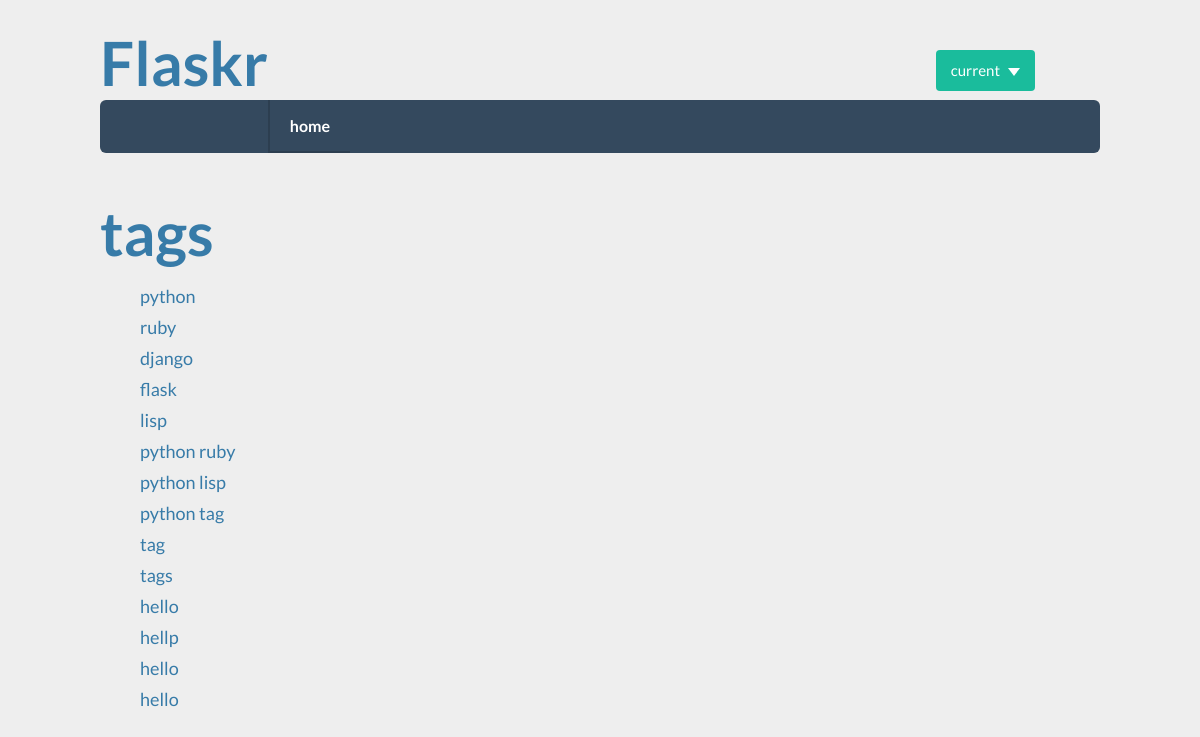
The app's page /tags, older data.
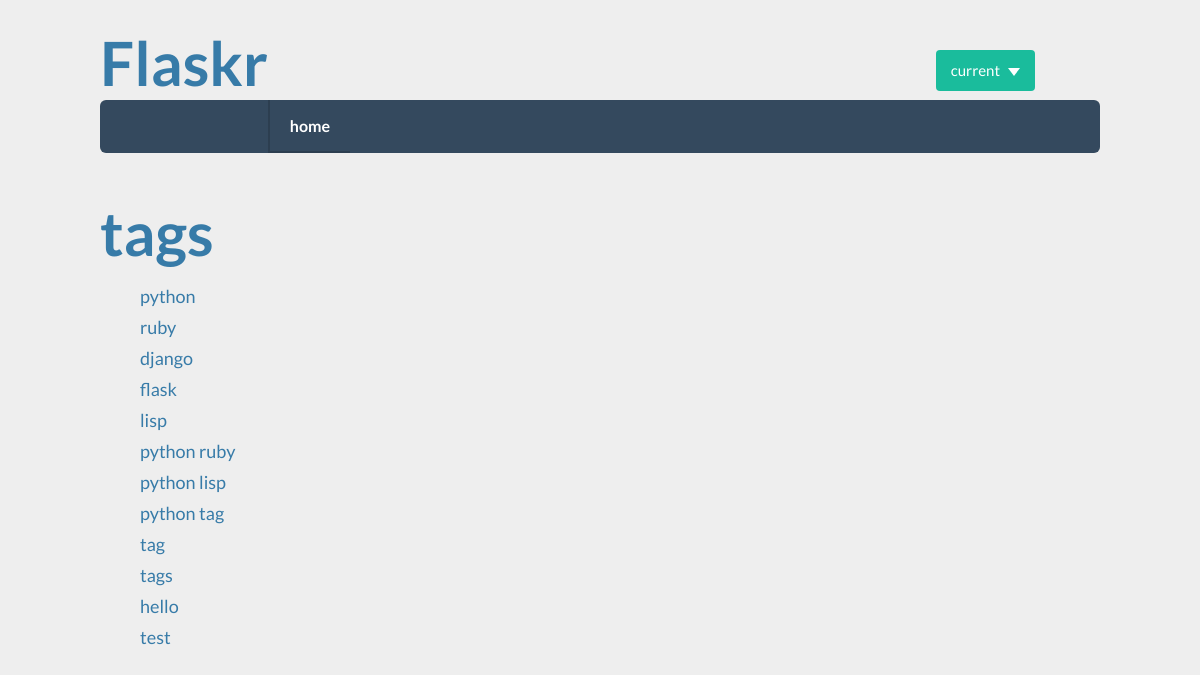
The same page, newer data.
### app/models.py (models this page shows, shortened)
class Tag(db.Model):
    id = db.Column(db.Integer, primary_key=True)
    content = db.Column(db.String(100))
    posts = db.relationship('Post', secondary=tag_post,
                            backref=db.backref('posts', lazy='dynamic'))

### app/views.py (the view)
@app.route('/tags')
def tags():
    tags = Tag.query.all()
    return render_template('tags.html', tags=tags)

### app/templates/tags.html
{% extends "base.html" %}
{% block content %}
  <h1>tags</h1>
  <ul class=entries>
  {% for tag in tags %}
  	<li><a href="{{ url_for('post_by_tag', tag=tag.content, tagid=tag.id) }}">{{ tag.content }}</a></li>
  {% endfor %}
  </ul>
{% endblock %}

Row changes from the older to the newer data that the page shows:
removed Tag: content "hello"
removed Tag: content "hello"
changed Tag: content "hellp" → "test"
